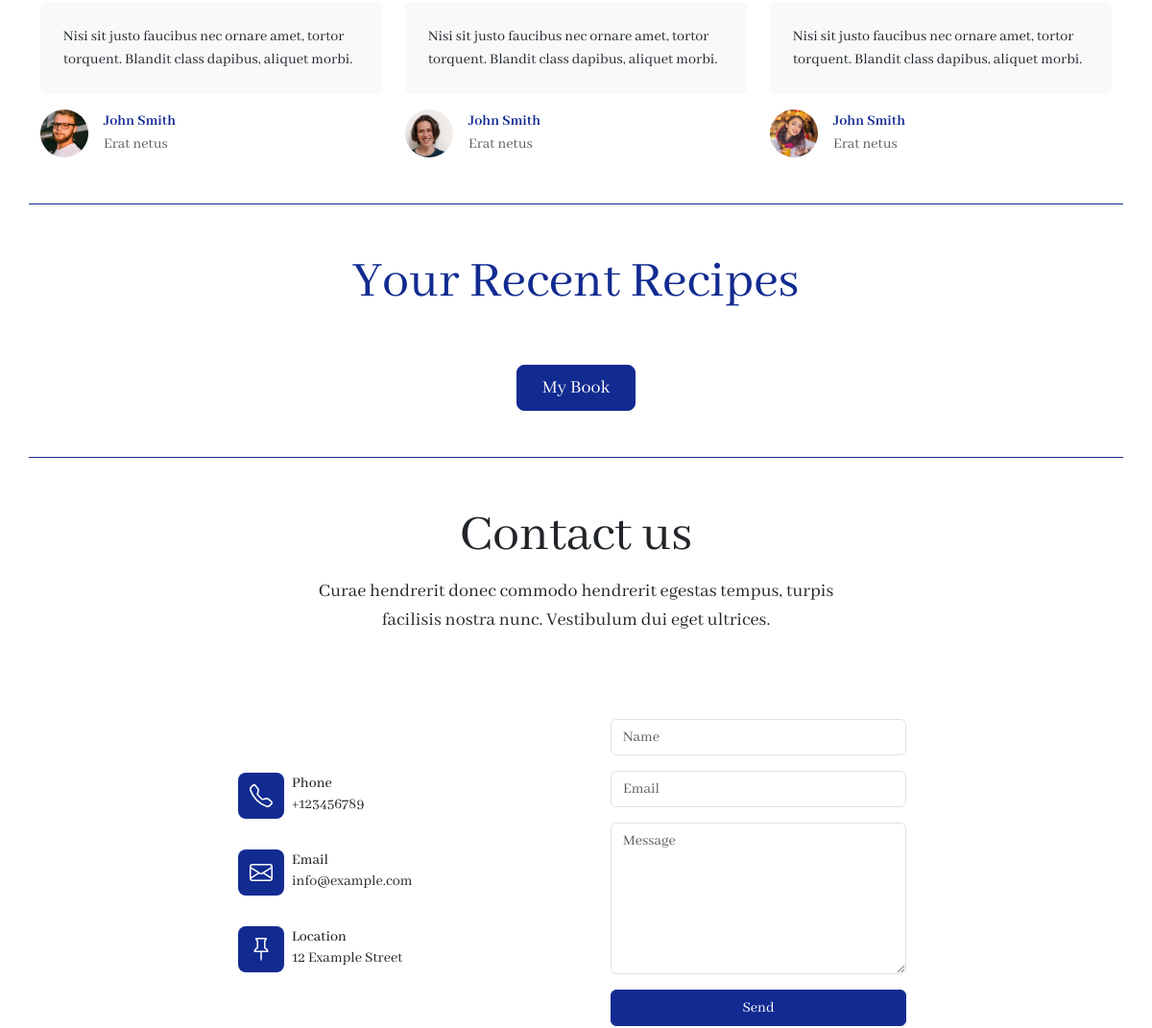
Page / (signed in, middle part) on the earlier database version.
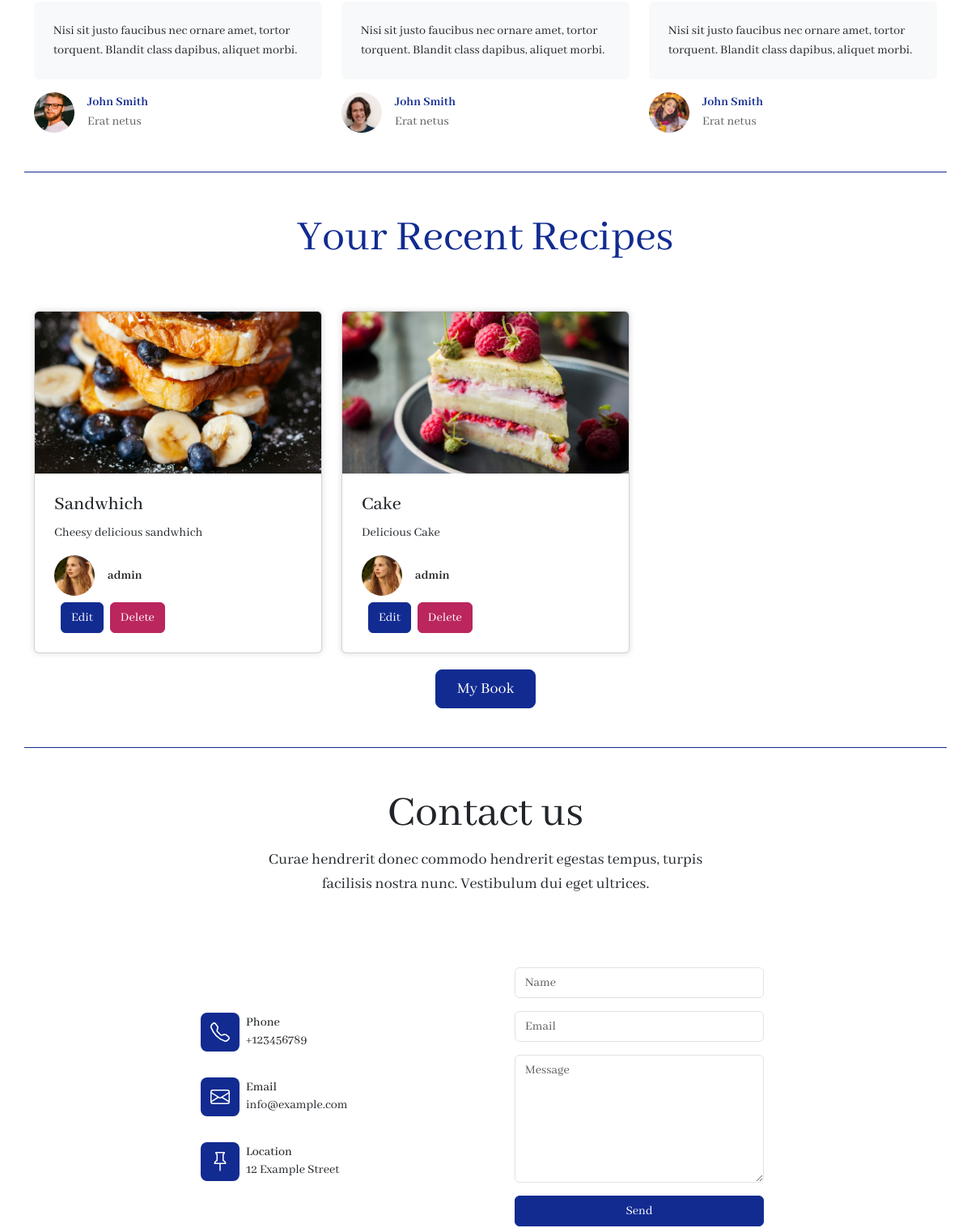
Same page on the later database version.
### tables this page shows
CREATE TABLE `recipe` (
  `RecipeID` int(11) NOT NULL,
  `Title` varchar(100) NOT NULL,
  `Description` varchar(400) DEFAULT NULL,
  `RecipeImagePath` varchar(500) NOT NULL,
  `RecipeImageName` varchar(500) NOT NULL,
  `DateCreated` datetime NOT NULL DEFAULT current_timestamp()
);

CREATE TABLE `users` (
  `UserID` int(11) NOT NULL,
  `Username` varchar(50) NOT NULL,
  `Password` varchar(50) NOT NULL,
  `UserImagePath` varchar(500) NOT NULL,
  `UserImageName` varchar(500) NOT NULL,
  `Contact` varchar(15) DEFAULT NULL
);

### index.php (the view, shortened to what the changed rows need)
<?php
include 'includes/db.php';
if(isset($_SESSION['userID'])){
  $user_id = $_SESSION['userID'];
}else{
  $user_id = 0;
}
$sql = "SELECT
        recipe.RecipeID,
        recipe.RecipeImagePath,
        recipe.Title,
        recipe.Description,
        users.UserID,
        users.Username,
        users.UserImagePath
        FROM
          `recipe_users`
        JOIN recipe ON recipe_users.RecipeID = recipe.RecipeID
        JOIN users ON recipe_users.UserID = users.UserID
        WHERE users.UserID = $user_id";
$result = mysqli_query($conn, $sql);
?>
<!DOCTYPE html>
<html data-bs-theme="light" lang="en">
<head>
  <link
    rel="stylesheet"
    href="https://cdn.jsdelivr.net/npm/bootstrap@5.3.3/dist/css/bootstrap.min.css" />
  <link rel="stylesheet" href="assets/css/styles.min.css" />
</head>
<body style="font-family: 'Abhaya Libre', serif">
  <?php if (isset($_SESSION['Username']) && $_SESSION['loggedin'] == true): ?>
  <div class="container py-4 py-xl-5" style="border-bottom: 1px solid var(--bs-primary)">
    <div class="row mb-5">
      <div class="col-md-8 col-xl-6 text-center mx-auto">
        <h1 class="display-4" style="color: var(--bs-primary)">
          Your Recent Recipes
        </h1>
      </div>
    </div>
    <div class="row gy-4 row-cols-1 row-cols-md-2 row-cols-xl-3">
        <?php while ($row = mysqli_fetch_assoc($result)): ?>
          <div class="col">
            <div
              class="card"
              style="box-shadow: 0px 0px 6px 1px rgba(225, 225, 225, 0.9)">
              <a href="showrecipe.php?id=<?php echo $row['RecipeID'] ?>">
                <img
                  class="card-img-top w-100 d-block fit-cover"
                  style="height: 200px"
                  src="<?php echo $row['RecipeImagePath']; ?>"
                  alt="<?php echo $row['Title']; ?>" />
              </a>
              <div class="card-body p-4">
                <h4 class="card-title"><?php echo $row['Title']; ?></h4>
                <p class="card-text overflow-hidden">
                  <?php echo $row['Description']; ?>
                </p>
                <div class="d-flex">
                  <img
                    class="rounded-circle flex-shrink-0 me-3 fit-cover"
                    width="50"
                    height="50"
                    src="<?php echo $row['UserImagePath']; ?>" />
                  <div class="d-flex align-items-center">
                    <p class="fw-bold mb-0"><?php echo $row['Username']; ?></p>
                  </div>
                </div>
                <div class="d-flex mt-2">
                  <a href="editrecipe.php?id=<?php echo $row['RecipeID'] ?>" class="btn btn-primary mx-2">Edit</a>
                  <a href="deleterecipe.php?id=<?php echo $row['RecipeID'] ?>" onclick="alert('Do you Really want to delete this delicious recipe?')" class="btn btn-danger">Delete</a>
                </div>
              </div>
            </div>
          </div>
        <?php endwhile; ?>
      </div>
      <?php endif; ?>
  </div>
  <section class="position-relative py-4 py-xl-5">
    <div class="container position-relative">
      <div class="row mb-5">
        <div class="col-md-8 col-xl-6 text-center mx-auto">
          <h1 class="display-4">Contact us</h1>
        </div>
      </div>
    </div>
  </section>
</body>
</html>

Differences in the rows shown:
added recipe: RecipeImagePath (picture), Title "Sandwhich", Description "Cheesy delicious sandwhich", users.Username "admin"
added recipe: RecipeImagePath (picture), Title "Cake", Description "Delicious Cake", users.Username "admin"
